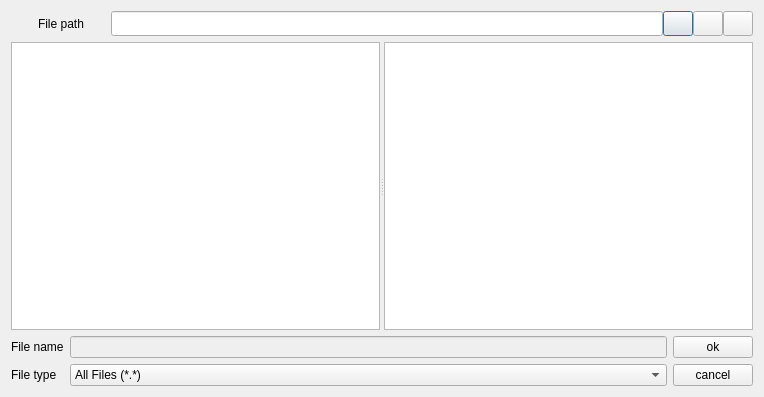
<?xml version="1.0" encoding="UTF-8"?>
<ui version="4.0">
 <class>GUIFileDirectoryDialog</class>
 <widget class="QDialog" name="GUIFileDirectoryDialog">
  <property name="geometry">
   <rect>
    <x>0</x>
    <y>0</y>
    <width>764</width>
    <height>397</height>
   </rect>
  </property>
  <property name="minimumSize">
   <size>
    <width>607</width>
    <height>397</height>
   </size>
  </property>
  <property name="windowTitle">
   <string>Open file: (select single file or file group.)</string>
  </property>
  <layout class="QVBoxLayout" name="verticalLayout">
   <item>
    <layout class="QHBoxLayout" name="horizontalLayout_3">
     <property name="spacing">
      <number>0</number>
     </property>
     <item>
      <layout class="QHBoxLayout" name="horizontalLayout_2">
       <property name="spacing">
        <number>0</number>
       </property>
       <item>
        <widget class="QLabel" name="label_3">
         <property name="sizePolicy">
          <sizepolicy hsizetype="Fixed" vsizetype="Preferred">
           <horstretch>0</horstretch>
           <verstretch>0</verstretch>
          </sizepolicy>
         </property>
         <property name="minimumSize">
          <size>
           <width>100</width>
           <height>0</height>
          </size>
         </property>
         <property name="maximumSize">
          <size>
           <width>100</width>
           <height>16777215</height>
          </size>
         </property>
         <property name="text">
          <string>File path</string>
         </property>
         <property name="alignment">
          <set>Qt::AlignCenter</set>
         </property>
        </widget>
       </item>
       <item>
        <widget class="QLineEdit" name="FilePath">
         <property name="minimumSize">
          <size>
           <width>0</width>
           <height>25</height>
          </size>
         </property>
        </widget>
       </item>
      </layout>
     </item>
     <item>
      <layout class="QHBoxLayout" name="buttons">
       <property name="spacing">
        <number>0</number>
       </property>
       <item>
        <widget class="QPushButton" name="back">
         <property name="maximumSize">
          <size>
           <width>30</width>
           <height>25</height>
          </size>
         </property>
         <property name="text">
          <string/>
         </property>
         <property name="flat">
          <bool>false</bool>
         </property>
        </widget>
       </item>
       <item>
        <widget class="QPushButton" name="front">
         <property name="maximumSize">
          <size>
           <width>30</width>
           <height>25</height>
          </size>
         </property>
         <property name="text">
          <string/>
         </property>
         <property name="flat">
          <bool>false</bool>
         </property>
        </widget>
       </item>
       <item>
        <widget class="QPushButton" name="up">
         <property name="maximumSize">
          <size>
           <width>30</width>
           <height>25</height>
          </size>
         </property>
         <property name="text">
          <string/>
         </property>
         <property name="icon">
          <iconset>
           <normaloff>:/images/arrow_up.png</normaloff>:/images/arrow_up.png</iconset>
         </property>
         <property name="flat">
          <bool>false</bool>
         </property>
        </widget>
       </item>
      </layout>
     </item>
    </layout>
   </item>
   <item>
    <widget class="QSplitter" name="splitter">
     <property name="minimumSize">
      <size>
       <width>0</width>
       <height>256</height>
      </size>
     </property>
     <property name="orientation">
      <enum>Qt::Horizontal</enum>
     </property>
     <widget class="QTreeView" name="PathTree">
      <property name="minimumSize">
       <size>
        <width>0</width>
        <height>0</height>
       </size>
      </property>
      <property name="maximumSize">
       <size>
        <width>16777215</width>
        <height>16777215</height>
       </size>
      </property>
      <property name="selectionMode">
       <enum>QAbstractItemView::ExtendedSelection</enum>
      </property>
      <property name="textElideMode">
       <enum>Qt::ElideNone</enum>
      </property>
      <property name="rootIsDecorated">
       <bool>true</bool>
      </property>
     </widget>
     <widget class="QTreeWidget" name="FileTree">
      <property name="minimumSize">
       <size>
        <width>50</width>
        <height>0</height>
       </size>
      </property>
      <property name="selectionMode">
       <enum>QAbstractItemView::SingleSelection</enum>
      </property>
      <property name="indentation">
       <number>10</number>
      </property>
      <property name="expandsOnDoubleClick">
       <bool>false</bool>
      </property>
      <attribute name="headerVisible">
       <bool>false</bool>
      </attribute>
      <column>
       <property name="text">
        <string notr="true">FileName</string>
       </property>
      </column>
     </widget>
    </widget>
   </item>
   <item>
    <layout class="QGridLayout" name="SelectFile">
     <property name="leftMargin">
      <number>0</number>
     </property>
     <property name="topMargin">
      <number>0</number>
     </property>
     <property name="rightMargin">
      <number>0</number>
     </property>
     <property name="bottomMargin">
      <number>0</number>
     </property>
     <property name="spacing">
      <number>6</number>
     </property>
     <item row="1" column="1">
      <widget class="QComboBox" name="FileType">
       <item>
        <property name="text">
         <string>All Files (*.*)</string>
        </property>
       </item>
      </widget>
     </item>
     <item row="0" column="1">
      <widget class="QLineEdit" name="FileName">
       <property name="enabled">
        <bool>false</bool>
       </property>
      </widget>
     </item>
     <item row="1" column="0">
      <widget class="QLabel" name="label">
       <property name="text">
        <string>File type</string>
       </property>
      </widget>
     </item>
     <item row="1" column="2">
      <widget class="QPushButton" name="Cancel">
       <property name="text">
        <string>cancel</string>
       </property>
      </widget>
     </item>
     <item row="0" column="2">
      <widget class="QPushButton" name="OKChoice">
       <property name="text">
        <string>ok</string>
       </property>
      </widget>
     </item>
     <item row="0" column="0">
      <widget class="QLabel" name="label_2">
       <property name="text">
        <string>File name</string>
       </property>
      </widget>
     </item>
    </layout>
   </item>
  </layout>
 </widget>
 <layoutdefault spacing="6" margin="11"/>
 <resources/>
 <connections/>
</ui>
